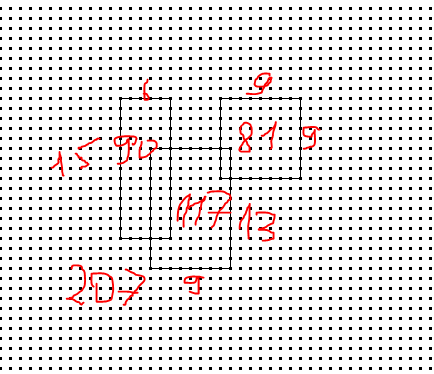

The Python source for this figure:
from turtle import *
tracer(0)
k = 10
for i in range(2):
    fd(8*k)
    rt(90)
    fd(12*k)
    rt(90)
up()
bk(3*k)
lt(90)
fd(5*k)
rt(90)
down()
for i in range(4):
    fd(5*k)
    rt(90)
    fd(14*k)
    rt(90)
up()
fd(10*k)
down()
for i in range(4):
    fd(8*k)
    rt(90)

up()
for x in range(-50, 50):
    for y in range(-50, 50):
        goto(x*k, y*k)
        dot(4)

exitonclick()
update()
